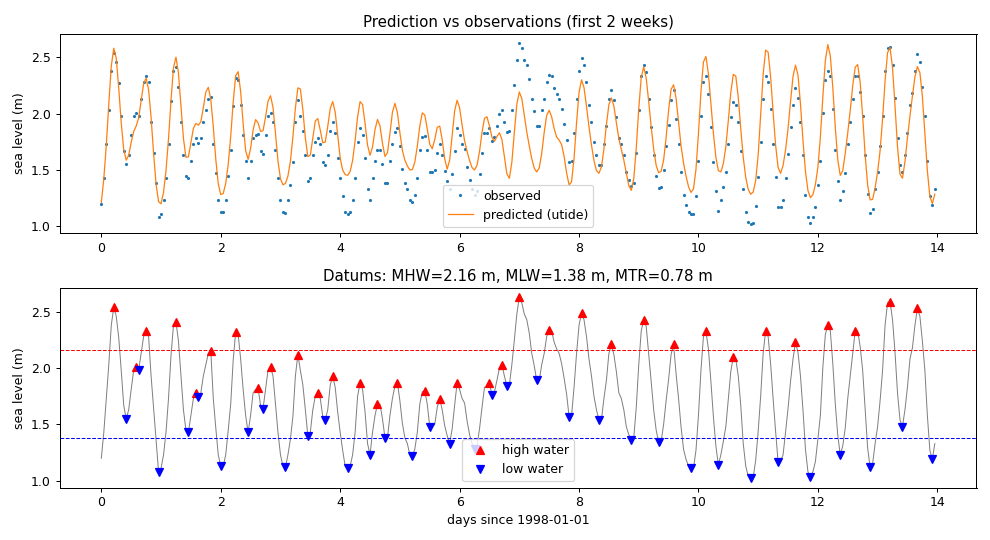

Generate this figure with Python:
"""
utide-gpu on a real tide-gauge record.

Runs the full workflow on the hourly sea-level record shipped with the package
(``notebooks/can1998.dtf``, one year, 1998): harmonic analysis on the GPU,
prediction (reconstruction) versus the observations, and the empirical tidal
datums.
"""

import os
import time

import numpy as np

import utide

HERE = os.path.dirname(__file__)
DTF = os.path.join(HERE, os.pardir, "notebooks", "can1998.dtf")

# --- load + clean the real record -----------------------------------------
raw = np.loadtxt(DTF)                       # seconds year month day hour elev flag
t = raw[:, 0] / 86400.0                     # days since 1998-01-01
h = raw[:, 5].copy()
h[raw[:, 6] == 2] = np.nan                  # flag 2 == bad
h[np.abs(h - 9.990) < 1e-6] = np.nan        # missing sentinel
print(f"loaded {np.isfinite(h).sum()} hourly samples ({np.isnan(h).sum()} gaps)")

# --- 1. harmonic analysis on the GPU --------------------------------------
t0 = time.perf_counter()
coef = utide.solve(t, h, lat=-25, method="ols", conf_int="linear",
                   epoch="1998-01-01", gpu=True, verbose=False)
print(f"\nsolve(gpu=True): {len(coef['name'])} constituents in {time.perf_counter()-t0:.2f}s")
order = np.argsort(coef["A"])[::-1]
print("  top constituents:   amp (m)   phase (deg)")
for i in order[:6]:
    print(f"    {coef['name'][i]:5s}  {coef['A'][i]:7.3f}   {coef['g'][i]:7.1f}")

# --- 2. prediction vs observations ----------------------------------------
tide = utide.reconstruct(t, coef, epoch="1998-01-01", verbose=False)
resid = h - tide.h
rms = np.sqrt(np.nanmean(resid**2))
print(f"\nreconstruct: RMS(observed - predicted) = {rms:.3f} m "
      f"({100*(1-np.nanvar(resid)/np.nanvar(h)):.1f}% of variance explained)")

# --- 3. empirical tidal datums --------------------------------------------
c = utide.tidal_characteristics(t, h)
print("\ntidal datums:")
for k in ["MHW", "MLW", "MTL", "MTR", "ED", "FD"]:
    unit = "h" if k in ("ED", "FD") else "m"
    print(f"    {k:4s} = {c[k]:6.3f} {unit}")

# --- 4. plots (optional) ---------------------------------------------------
try:
    import matplotlib
    matplotlib.use("Agg")
    import matplotlib.pyplot as plt
    win = slice(0, 24 * 14)                  # first two weeks
    fig, ax = plt.subplots(2, 1, figsize=(11, 6))
    ax[0].plot(t[win], h[win], ".", ms=3, label="observed")
    ax[0].plot(t[win], tide.h[win], "-", lw=1, label="predicted (utide)")
    ax[0].set_title("Prediction vs observations (first 2 weeks)")
    ax[0].set_ylabel("sea level (m)"); ax[0].legend()
    ax[1].plot(t[win], h[win], "-", lw=0.8, color="0.5")
    m = (c.hw_t >= t[win][0]) & (c.hw_t <= t[win][-1])
    n = (c.lw_t >= t[win][0]) & (c.lw_t <= t[win][-1])
    ax[1].plot(c.hw_t[m], c.hw_h[m], "r^", label="high water")
    ax[1].plot(c.lw_t[n], c.lw_h[n], "bv", label="low water")
    ax[1].axhline(c.MHW, color="r", ls="--", lw=0.8); ax[1].axhline(c.MLW, color="b", ls="--", lw=0.8)
    ax[1].set_title(f"Datums: MHW={c.MHW:.2f} m, MLW={c.MLW:.2f} m, MTR={c.MTR:.2f} m")
    ax[1].set_xlabel("days since 1998-01-01"); ax[1].set_ylabel("sea level (m)"); ax[1].legend()
    fig.tight_layout(); fig.savefig(os.path.join(HERE, "real_station.png"), dpi=90)
    print("\nsaved figure -> examples/real_station.png")
except ImportError:
    print("(matplotlib not installed; skipping plot)")
